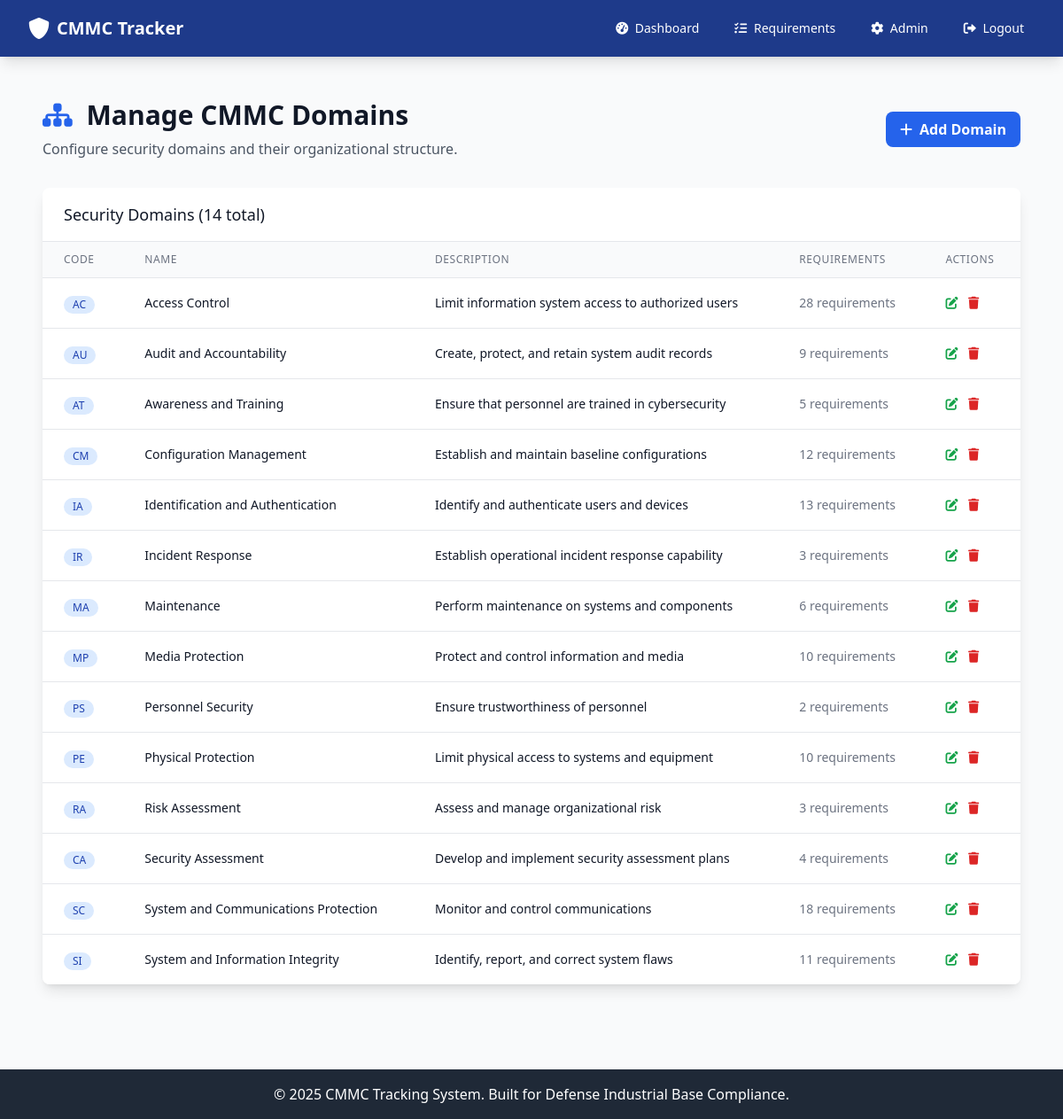
/admin/domains (signed in), run on an earlier commit of the app's database.
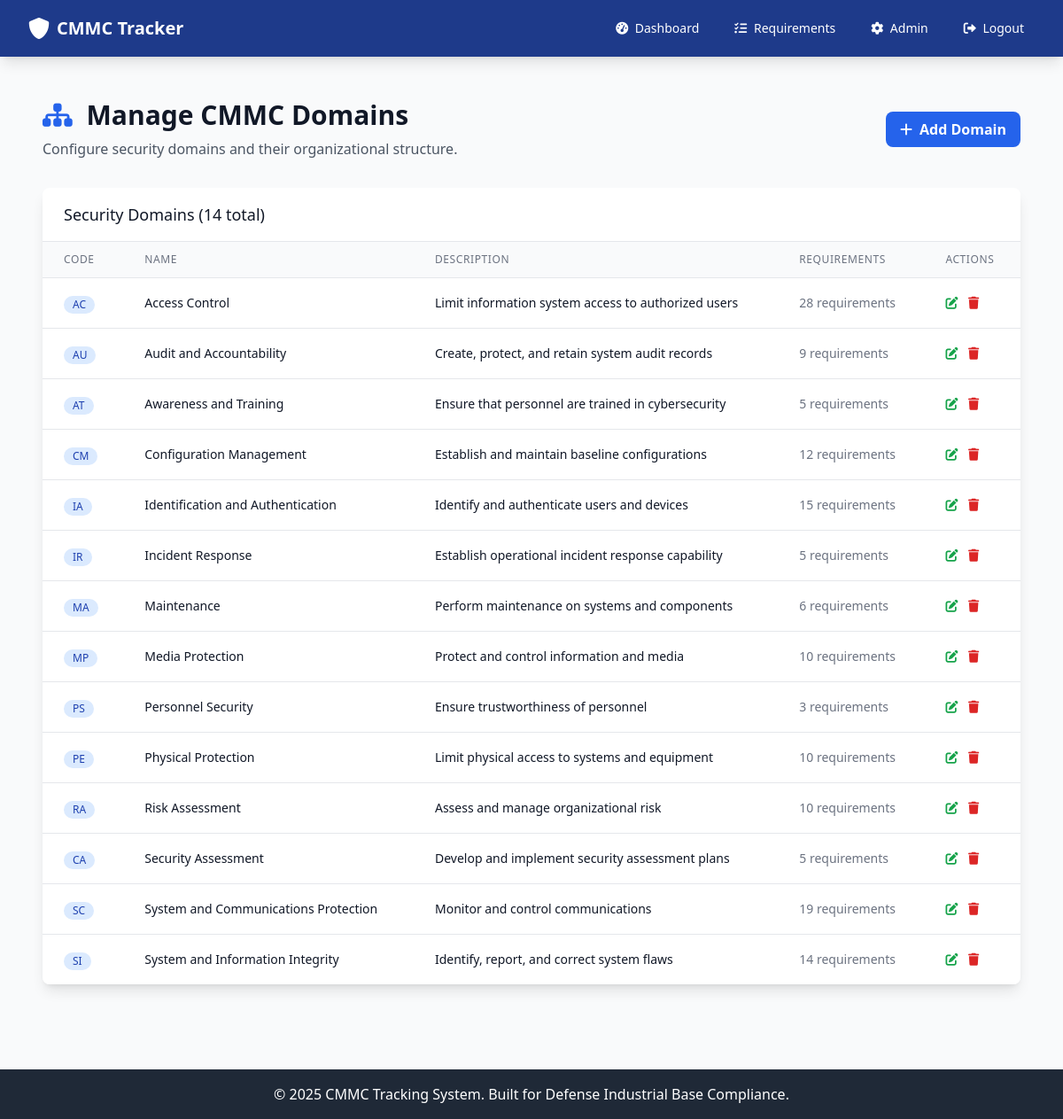
And on a later commit of the database.
### app.py (models this page shows)
class CMMCDomain(db.Model):
    __tablename__ = 'cmmc_domain'
    id = db.Column(db.Integer, primary_key=True)
    code = db.Column(db.String(10), unique=True, nullable=False)
    name = db.Column(db.String(100), nullable=False)
    description = db.Column(db.Text)
    created_at = db.Column(db.DateTime, default=datetime.utcnow)

### app.py (the view)
@app.route('/admin/domains')
@admin_required
def admin_domains():
    domains = CMMCDomain.query.all()
    return render_template('admin/domains.html', domains=domains)

### app.py (called while the page is built, shortened)
def admin_required(f):
    @wraps(f)
    def decorated_function(*args, **kwargs):
        if 'user_id' not in session:
            flash('Please log in to access this page.', 'warning')
            return redirect(url_for('login'))
        user = User.query.get(session['user_id'])
        if not user or user.role != 'admin':
            flash('Admin access required.', 'error')
            return redirect(url_for('dashboard'))
        return f(*args, **kwargs)
    return decorated_function

@app.before_request
def enforce_device_and_user_authorization():
    open_endpoints = {
        'index', 'login', 'register', 'logout', 'static', 'device_pending'
    }
    if request.endpoint in open_endpoints:
        return None
    if 'user_id' not in session:
        return None
    user = User.query.get(session['user_id'])
    if not user:
        session.clear()
        return redirect(url_for('login'))
    if not user.is_authorized:
        flash('Your account is awaiting authorization by an administrator.', 'warning')
        return redirect(url_for('index'))
    if user.role == 'admin':
        return None

### templates/admin/domains.html (shortened to what this page needs)
{% extends "base.html" %}
{% block content %}
<div class="px-4 py-6">
    <div class="flex justify-between items-center mb-8">
        <div>
            <h1 class="text-3xl font-bold text-gray-900 mb-2">
                <i class="fas fa-sitemap text-blue-600 mr-2"></i>
                Manage CMMC Domains
            </h1>
            <p class="text-gray-600">Configure security domains and their organizational structure.</p>
        </div>
        <a href="{{ url_for('admin_add_domain') }}" class="bg-blue-600 hover:bg-blue-700 text-white font-bold py-2 px-4 rounded-lg transition duration-200">
            <i class="fas fa-plus mr-2"></i>Add Domain
        </a>
    </div>
    <div class="bg-white shadow-lg rounded-lg overflow-hidden">
        <div class="px-6 py-4 border-b border-gray-200">
            <h3 class="text-lg font-medium text-gray-900">Security Domains ({{ domains|length }} total)</h3>
        </div>
        {% if domains %}
        <div class="overflow-x-auto">
            <table class="min-w-full divide-y divide-gray-200">
                <thead class="bg-gray-50">
                    <tr>
                        <th class="px-6 py-3 text-left text-xs font-medium text-gray-500 uppercase tracking-wider">Code</th>
                        <th class="px-6 py-3 text-left text-xs font-medium text-gray-500 uppercase tracking-wider">Name</th>
                        <th class="px-6 py-3 text-left text-xs font-medium text-gray-500 uppercase tracking-wider">Description</th>
                        <th class="px-6 py-3 text-left text-xs font-medium text-gray-500 uppercase tracking-wider">Requirements</th>
                        <th class="px-6 py-3 text-left text-xs font-medium text-gray-500 uppercase tracking-wider">Actions</th>
                    </tr>
                </thead>
                <tbody class="bg-white divide-y divide-gray-200">
                    {% for domain in domains %}
                    <tr class="hover:bg-gray-50">
                        <td class="px-6 py-4 whitespace-nowrap">
                            <span class="inline-flex items-center px-2.5 py-0.5 rounded-full text-xs font-medium bg-blue-100 text-blue-800">
                                {{ domain.code }}
                            </span>
                        </td>
                        <td class="px-6 py-4 whitespace-nowrap">
                            <div class="text-sm font-medium text-gray-900">{{ domain.name }}</div>
                        </td>
                        <td class="px-6 py-4">
                            <div class="text-sm text-gray-900">{{ domain.description or 'No description provided' }}</div>
                        </td>
                        <td class="px-6 py-4 whitespace-nowrap text-sm text-gray-500">
                            {{ domain.requirements|length }} requirements
                        </td>
                        <td class="px-6 py-4 whitespace-nowrap text-sm font-medium space-x-2">
                            <button onclick="editDomain({{ domain.id }})" class="text-green-600 hover:text-green-900">
                                <i class="fas fa-edit"></i>
                            </button>
                            <button onclick="deleteDomain({{ domain.id }}, '{{ domain.code }}')" class="text-red-600 hover:text-red-900">
                                <i class="fas fa-trash"></i>
                            </button>
                        </td>
                    </tr>
                    {% endfor %}
                </tbody>
            </table>
        </div>
        {% endif %}
    </div>
</div>
{% endblock %}

### templates/base.html (shortened to what this page needs)
<!DOCTYPE html>
<html lang="en">
<head>
    <script src="https://cdn.tailwindcss.com"></script>
    <link href="https://cdnjs.cloudflare.com/ajax/libs/font-awesome/6.0.0/css/all.min.css" rel="stylesheet">
</head>
<body class="bg-gray-50 min-h-screen">
    <nav class="bg-blue-900 text-white shadow-lg">
        <div class="max-w-7xl mx-auto px-4 sm:px-6 lg:px-8">
            <div class="flex justify-between items-center h-16">
                <div class="flex items-center">
                    <a href="{{ url_for('index') }}" class="flex items-center space-x-2">
                        <i class="fas fa-shield-alt text-2xl"></i>
                        <span class="font-bold text-xl">CMMC Tracker</span>
                    </a>
                </div>
                <div class="hidden md:block">
                    <div class="ml-10 flex items-baseline space-x-4">
                        {% if session.user_id %}
                            <a href="{{ url_for('dashboard') }}" class="hover:bg-blue-800 px-3 py-2 rounded-md text-sm font-medium">
                                <i class="fas fa-tachometer-alt mr-1"></i> Dashboard
                            </a>
                            <a href="{{ url_for('requirements') }}" class="hover:bg-blue-800 px-3 py-2 rounded-md text-sm font-medium">
                                <i class="fas fa-list-check mr-1"></i> Requirements
                            </a>
                            {% if session.user_role == 'admin' %}
                                <a href="{{ url_for('admin_panel') }}" class="hover:bg-blue-800 px-3 py-2 rounded-md text-sm font-medium">
                                    <i class="fas fa-cog mr-1"></i> Admin
                                </a>
                            {% endif %}
                            <a href="{{ url_for('logout') }}" class="hover:bg-red-600 px-3 py-2 rounded-md text-sm font-medium">
                                <i class="fas fa-sign-out-alt mr-1"></i> Logout
                            </a>
                        {% endif %}
                    </div>
                </div>
            </div>
        </div>
    </nav>
    <main class="max-w-7xl mx-auto py-6 sm:px-6 lg:px-8">
        {% block content %}{% endblock %}
    </main>
    <footer class="bg-gray-800 text-white mt-12">
        <div class="max-w-7xl mx-auto py-4 px-4 sm:px-6 lg:px-8">
            <div class="text-center">
                <p>&copy; 2025 CMMC Tracking System. Built for Defense Industrial Base Compliance.</p>
            </div>
        </div>
    </footer>
</body>
</html>

What changed in the data, as far as the page shows it:
changed CMMCDomain "Identification and Authentication": requirements|length "13" → "15"
changed CMMCDomain "Incident Response": requirements|length "3" → "5"
changed CMMCDomain "Personnel Security": requirements|length "2" → "3"
changed CMMCDomain "Risk Assessment": requirements|length "3" → "10"
changed CMMCDomain "Security Assessment": requirements|length "4" → "5"
changed CMMCDomain "System and Communications Protection": requirements|length "18" → "19"
changed CMMCDomain "System and Information Integrity": requirements|length "11" → "14"
